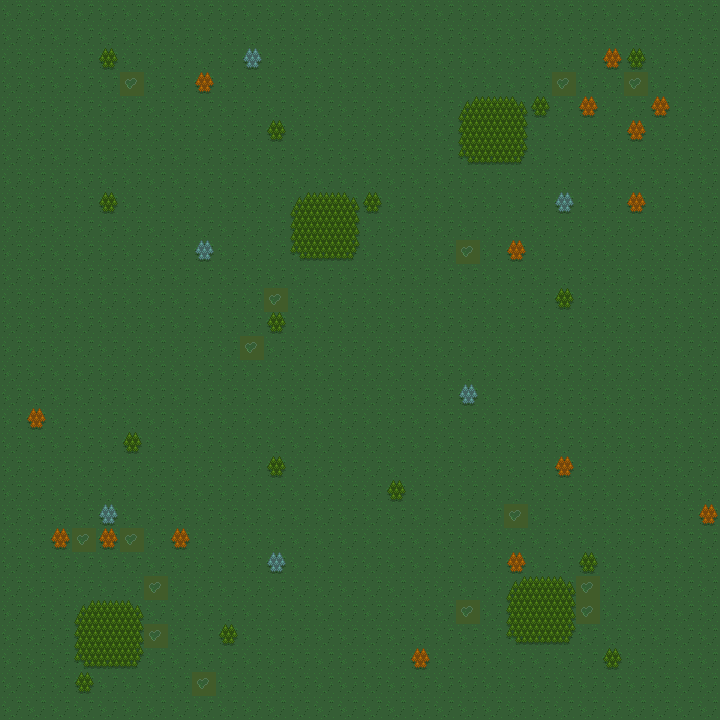

Below is a game level as drawn by its tile map, then a one-line description and the .tmx file that defines it, in full:
An orthogonal 30x30 tile map with 24x24 px tiles, 2 tile layers (Kachelebene 1, Kachelebene 2).

<map version="2017.05.26" orientation="orthogonal" renderorder="right-down" width="30" height="30" tilewidth="24" tileheight="24" nextobjectid="1">
 <tileset firstgid="1" source="uf_tileset_map.tsx" />
 <layer name="Kachelebene 1" width="30" height="30">
  <data encoding="csv">
148,148,148,148,148,148,148,148,148,148,148,148,148,148,148,148,148,148,148,148,148,148,148,148,148,148,148,148,148,148,
148,148,148,148,148,148,148,148,148,148,148,148,148,148,148,148,148,148,148,148,148,148,148,148,148,148,148,148,148,148,
148,148,148,148,148,148,148,148,148,148,148,148,148,148,148,148,148,148,148,148,148,148,148,148,148,148,148,148,148,148,
148,148,148,148,148,148,148,148,148,148,148,148,148,148,148,148,148,148,148,148,148,148,148,148,148,148,148,148,148,148,
148,148,148,148,148,148,148,148,148,148,148,148,148,148,148,148,148,148,148,148,148,148,148,148,148,148,148,148,148,148,
148,148,148,148,148,148,148,148,148,148,148,148,148,148,148,148,148,148,148,148,148,148,148,148,148,148,148,148,148,148,
148,148,148,148,148,148,148,148,148,148,148,148,148,148,148,148,148,148,148,148,148,148,148,148,148,148,148,148,148,148,
148,148,148,148,148,148,148,148,148,148,148,148,148,148,148,148,148,148,148,148,148,148,148,148,148,148,148,148,148,148,
148,148,148,148,148,148,148,148,148,148,148,148,148,148,148,148,148,148,148,148,148,148,148,148,148,148,148,148,148,148,
148,148,148,148,148,148,148,148,148,148,148,148,148,148,148,148,148,148,148,148,148,148,148,148,148,148,148,148,148,148,
148,148,148,148,148,148,148,148,148,148,148,148,148,148,148,148,148,148,148,148,148,148,148,148,148,148,148,148,148,148,
148,148,148,148,148,148,148,148,148,148,148,148,148,148,148,148,148,148,148,148,148,148,148,148,148,148,148,148,148,148,
148,148,148,148,148,148,148,148,148,148,148,148,148,148,148,148,148,148,148,148,148,148,148,148,148,148,148,148,148,148,
148,148,148,148,148,148,148,148,148,148,148,148,148,148,148,148,148,148,148,148,148,148,148,148,148,148,148,148,148,148,
148,148,148,148,148,148,148,148,148,148,148,148,148,148,148,148,148,148,148,148,148,148,148,148,148,148,148,148,148,148,
148,148,148,148,148,148,148,148,148,148,148,148,148,148,148,148,148,148,148,148,148,148,148,148,148,148,148,148,148,148,
148,148,148,148,148,148,148,148,148,148,148,148,148,148,148,148,148,148,148,148,148,148,148,148,148,148,148,148,148,148,
148,148,148,148,148,148,148,148,148,148,148,148,148,148,148,148,148,148,148,148,148,148,148,148,148,148,148,148,148,148,
148,148,148,148,148,148,148,148,148,148,148,148,148,148,148,148,148,148,148,148,148,148,148,148,148,148,148,148,148,148,
148,148,148,148,148,148,148,148,148,148,148,148,148,148,148,148,148,148,148,148,148,148,148,148,148,148,148,148,148,148,
148,148,148,148,148,148,148,148,148,148,148,148,148,148,148,148,148,148,148,148,148,148,148,148,148,148,148,148,148,148,
148,148,148,148,148,148,148,148,148,148,148,148,148,148,148,148,148,148,148,148,148,148,148,148,148,148,148,148,148,148,
148,148,148,148,148,148,148,148,148,148,148,148,148,148,148,148,148,148,148,148,148,148,148,148,148,148,148,148,148,148,
148,148,148,148,148,148,148,148,148,148,148,148,148,148,148,148,148,148,148,148,148,148,148,148,148,148,148,148,148,148,
148,148,148,148,148,148,148,148,148,148,148,148,148,148,148,148,148,148,148,148,148,148,148,148,148,148,148,148,148,148,
148,148,148,148,148,148,148,148,148,148,148,148,148,148,148,148,148,148,148,148,148,148,148,148,148,148,148,148,148,148,
148,148,148,148,148,148,148,148,148,148,148,148,148,148,148,148,148,148,148,148,148,148,148,148,148,148,148,148,148,148,
148,148,148,148,148,148,148,148,148,148,148,148,148,148,148,148,148,148,148,148,148,148,148,148,148,148,148,148,148,148,
148,148,148,148,148,148,148,148,148,148,148,148,148,148,148,148,148,148,148,148,148,148,148,148,148,148,148,148,148,148,
148,148,148,148,148,148,148,148,148,148,148,148,148,148,148,148,148,148,148,148,148,148,148,148,148,148,148,148,148,148
</data>
 </layer>
 <layer name="Kachelebene 2" width="30" height="30">
  <data encoding="csv">
0,0,0,0,0,0,0,0,0,0,0,0,0,0,0,0,0,0,0,0,0,0,0,0,0,0,0,0,0,0,
0,0,0,0,0,0,0,0,0,0,0,0,0,0,0,0,0,0,0,0,0,0,0,0,0,0,0,0,0,0,
0,0,0,0,131,0,0,0,0,0,145,0,0,0,0,0,0,0,0,0,0,0,0,0,0,138,131,0,0,0,
0,0,0,0,0,2,0,0,138,0,0,0,0,0,0,0,0,0,0,0,0,0,0,2,0,0,2,0,0,0,
0,0,0,0,0,0,0,0,0,0,0,0,0,0,0,0,0,0,0,153,154,155,131,0,138,0,0,138,0,0,
0,0,0,0,0,0,0,0,0,0,0,131,0,0,0,0,0,0,0,178,179,180,0,0,0,0,138,0,0,0,
0,0,0,0,0,0,0,0,0,0,0,0,0,0,0,0,0,0,0,203,204,205,0,0,0,0,0,0,0,0,
0,0,0,0,0,0,0,0,0,0,0,0,0,0,0,0,0,0,0,0,0,0,0,0,0,0,0,0,0,0,
0,0,0,0,131,0,0,0,0,0,0,0,153,154,155,131,0,0,0,0,0,0,0,145,0,0,138,0,0,0,
0,0,0,0,0,0,0,0,0,0,0,0,178,179,180,0,0,0,0,0,0,0,0,0,0,0,0,0,0,0,
0,0,0,0,0,0,0,0,145,0,0,0,203,204,205,0,0,0,0,2,0,138,0,0,0,0,0,0,0,0,
0,0,0,0,0,0,0,0,0,0,0,0,0,0,0,0,0,0,0,0,0,0,0,0,0,0,0,0,0,0,
0,0,0,0,0,0,0,0,0,0,0,2,0,0,0,0,0,0,0,0,0,0,0,131,0,0,0,0,0,0,
0,0,0,0,0,0,0,0,0,0,0,131,0,0,0,0,0,0,0,0,0,0,0,0,0,0,0,0,0,0,
0,0,0,0,0,0,0,0,0,0,2,0,0,0,0,0,0,0,0,0,0,0,0,0,0,0,0,0,0,0,
0,0,0,0,0,0,0,0,0,0,0,0,0,0,0,0,0,0,0,0,0,0,0,0,0,0,0,0,0,0,
0,0,0,0,0,0,0,0,0,0,0,0,0,0,0,0,0,0,0,145,0,0,0,0,0,0,0,0,0,0,
0,138,0,0,0,0,0,0,0,0,0,0,0,0,0,0,0,0,0,0,0,0,0,0,0,0,0,0,0,0,
0,0,0,0,0,131,0,0,0,0,0,0,0,0,0,0,0,0,0,0,0,0,0,0,0,0,0,0,0,0,
0,0,0,0,0,0,0,0,0,0,0,131,0,0,0,0,0,0,0,0,0,0,0,138,0,0,0,0,0,0,
0,0,0,0,0,0,0,0,0,0,0,0,0,0,0,0,131,0,0,0,0,0,0,0,0,0,0,0,0,0,
0,0,0,0,145,0,0,0,0,0,0,0,0,0,0,0,0,0,0,0,0,2,0,0,0,0,0,0,0,138,
0,0,138,2,138,2,0,138,0,0,0,0,0,0,0,0,0,0,0,0,0,0,0,0,0,0,0,0,0,0,
0,0,0,0,0,0,0,0,0,0,0,145,0,0,0,0,0,0,0,0,0,138,0,0,131,0,0,0,0,0,
0,0,0,0,0,0,2,0,0,0,0,0,0,0,0,0,0,0,0,0,0,153,154,155,2,0,0,0,0,0,
0,0,0,153,154,155,0,0,0,0,0,0,0,0,0,0,0,0,0,2,0,178,179,180,2,0,0,0,0,0,
0,0,0,178,179,180,2,0,0,131,0,0,0,0,0,0,0,0,0,0,0,203,204,205,0,0,0,0,0,0,
0,0,0,203,204,205,0,0,0,0,0,0,0,0,0,0,0,138,0,0,0,0,0,0,0,131,0,0,0,0,
0,0,0,131,0,0,0,0,2,0,0,0,0,0,0,0,0,0,0,0,0,0,0,0,0,0,0,0,0,0,
0,0,0,0,0,0,0,0,0,0,0,0,0,0,0,0,0,0,0,0,0,0,0,0,0,0,0,0,0,0
</data>
 </layer>
</map>
